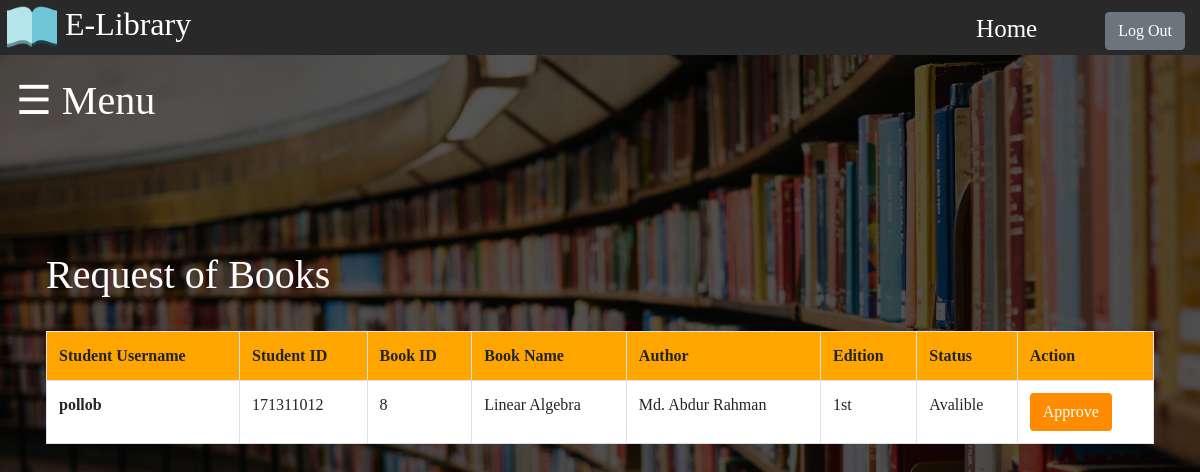
Page /Library/Librarian/request.php on the committed database.
### tables this page shows
CREATE TABLE `student` (
  `first` varchar(100) NOT NULL,
  `last` varchar(100) NOT NULL,
  `username` varchar(100) NOT NULL,
  `password` varchar(100) NOT NULL,
  `roll` int(100) NOT NULL,
  `email` varchar(100) NOT NULL,
  `phone` varchar(100) NOT NULL
);

CREATE TABLE `books` (
  `bid` int(100) NOT NULL,
  `name` varchar(100) NOT NULL,
  `author` varchar(100) NOT NULL,
  `edition` varchar(100) NOT NULL,
  `status` varchar(100) NOT NULL,
  `quantity` int(100) NOT NULL
);

### Library/Librarian/request.php (the view, shortened to what this page needs)
<!DOCTYPE html>
<html>
<head>
		<link rel="stylesheet" type="text/css" href="../bootstrap/css/bootstrap.min.css">
</head>
<body>
<div class="main2">
<div class="main3"><img src="../Img/b.png" width="50px" height="50px"><h2>E-Library</h2></div>
		<ul class="list">
			<li><a href="aindex.php">Home</a></li>
			<li><a href="#"><?php echo $_SESSION['admin_user']; ?></a>
			</li>
			<li><?php include('logout.php'); ?>
			</li>
		</ul>
	</div>
<div id="main">
  <span style="font-size:40px;color:white;cursor:pointer" onclick="openNav()">&#9776; Menu</span>
	<div >
		<br>
	</div>
	<div>
		<br>
		<br>
		<br>
		<br>
		<h1 style="color:white; margin-left:30px; ">Request of Books</h1>
		<br>
	</div>
	<div class="main4">
		<?php
		$db=mysqli_connect("localhost","root","","library");
$sql="SELECT student.username,roll,books.bid,books.name,books.author,books.edition,books.status FROM student INNER JOIN issue_book ON student.username=issue_book.username INNER JOIN books ON issue_book.bid=books.bid WHERE issue_book.issueb='NO'";
	$res=mysqli_query($db,$sql);
	if(mysqli_num_rows($res)==0){
		echo "<h3 style=color:red;>There is no pending request</h3>";
	}
	else{
		echo "<table class='table table-bordered'>";
			echo "<tr style='background-color:orange;'>";
			echo "<th>";  echo "Student Username";   echo "</th>";
			echo "<th>";  echo "Student ID";   echo "</th>";
			echo "<th>";  echo "Book ID";   echo "</th>";
			echo "<th>";  echo "Book Name";   echo "</th>";
			echo "<th>";  echo "Author";   echo "</th>";
			echo "<th>";  echo "Edition";   echo "</th>";
			echo "<th>";  echo "Status";   echo "</th>";
			echo "<th>";  echo "Action";   echo "</th>";
			echo "</tr>";
			while ($row=mysqli_fetch_assoc($res)) {
				echo "<tr style='background-color:white;'>";
				echo "<th>";  echo $row['username'];   echo "</td>";
			echo "<td>";  echo $row['roll'];   echo "</td>";
			echo "<td>";  echo $row['bid'];   echo "</td>";
			echo "<td>";  echo $row['name'];   echo "</td>";
			echo "<td>";  echo $row['author'];   echo "</td>";
			echo "<td>";  echo $row['edition'];   echo "</td>";
			echo "<td>";  echo $row['status'];   echo "</td>";
			echo "<td>"; echo '<form action="" method="post">'; echo'<button style="background-color: darkorange;color: white;" type="submit" name="submit" class="btn btn-default">Approve
				</button>'; echo '</form>';
		 		?>
		 		<?php
				  echo "</td>";
				echo "</tr>";
			}
			echo "</table>";
	}
		 ?>
	</div>
	</div>
</body>
</html>

### Library/Librarian/request.php (style rules this page uses)
* { margin: 0; padding: 0; font-family: Century Gothic; }
body { transition: background-color .5s; background-image: url('../Img/index.jpg'); background-repeat: no-repeat; background-size: cover; }
#main { transition: margin-left .5s; padding: 16px; }
.main2 { height: 60px; width:100%; margin-top: -5px; background-color: #2A2929; }
.main2 ul { list-style-type: none; float: right; }
.main2 ul li { text-align: center; font-size: 25px; padding:15px; display: inline-block; }
.main2 ul li a { text-decoration: none; color: white; font-size: 25px; }
.list a { text-decoration: none; }
.main3 h2 { position:absolute; color: white; margin-top: 10px; margin-left: 65px; }
.main3 img { position: absolute; margin-top: 7px; margin-left: 7px; }
.main4 { margin-left: 30px; margin-right: 30px; }

### rows in the picture
student: username "pollob", roll "171311012", books.bid "8", books.name "Linear Algebra", books.author "Md. Abdur Rahman", books.edition "1st", books.status "Avalible"
